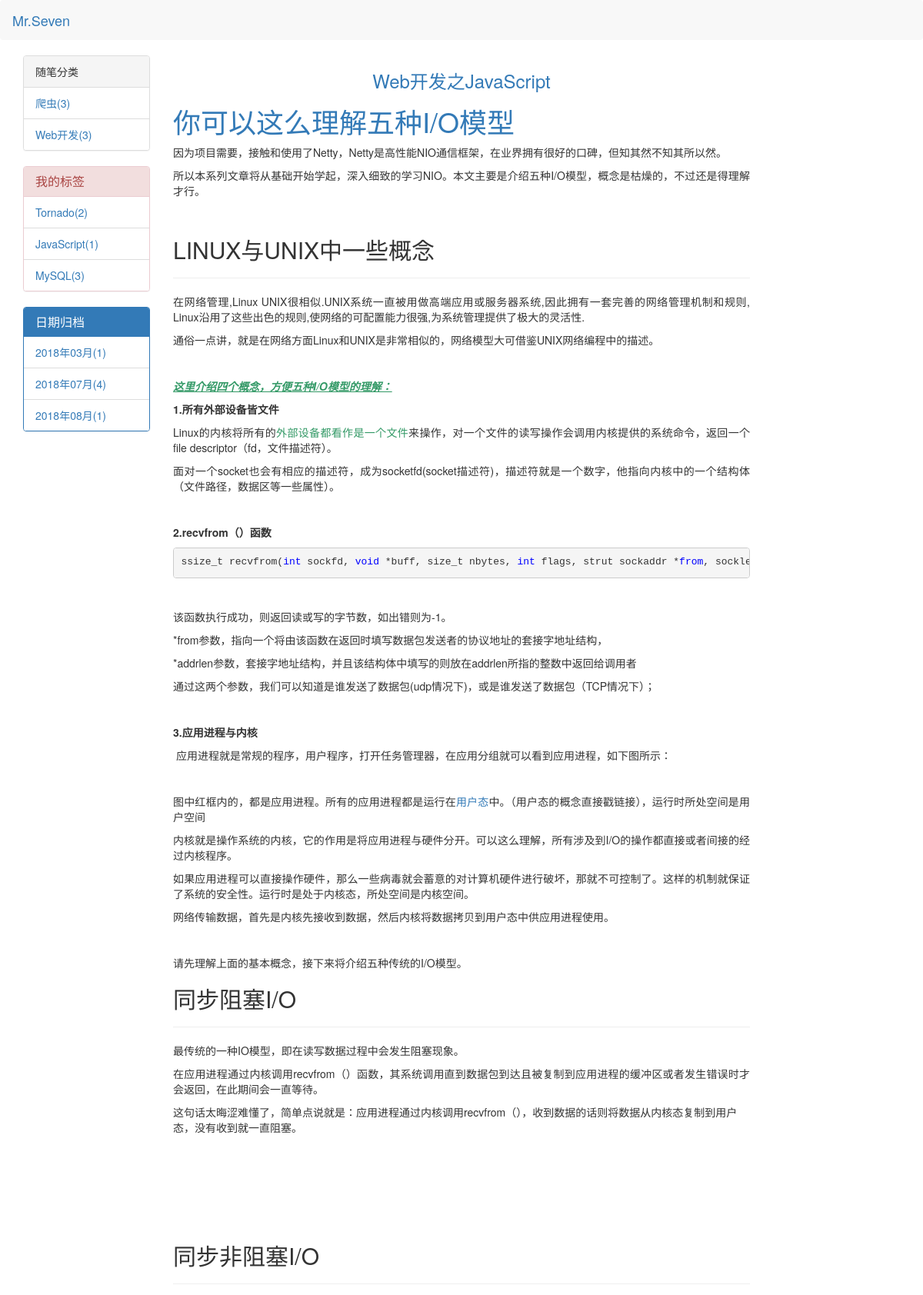
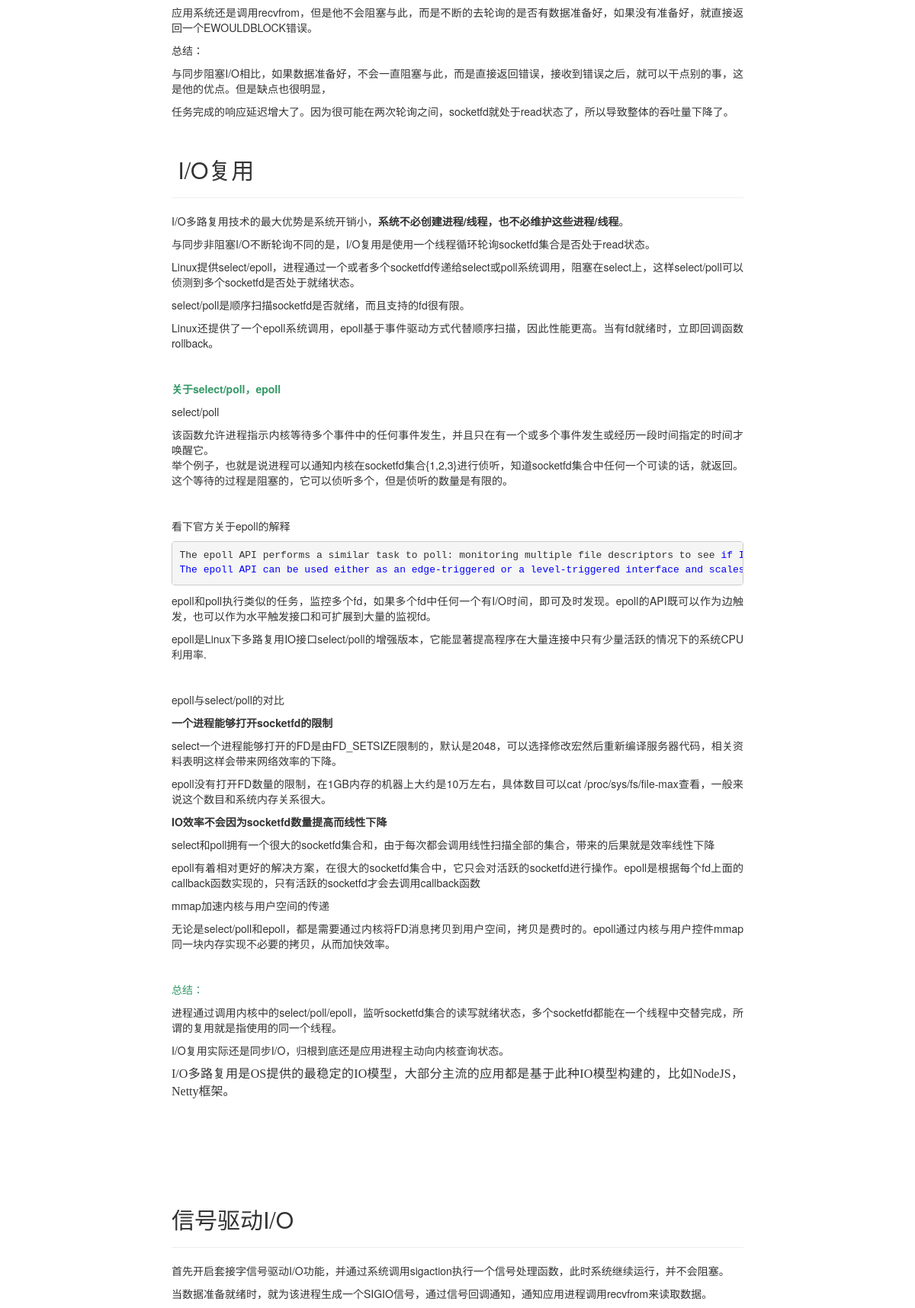
The page /wupeiqi/article/11/ (upper part) on the database its author committed (2 pictures, top to bottom).
### blog/models.py (models this page shows, shortened)
class Blog(models.Model):
	title = models.CharField('个人博客标题', max_length=64)
	site_name = models.CharField('站点名称', max_length=64)
	theme = models.CharField('博客主题', max_length=32)

class Tag(models.Model):
	title = models.CharField('标签名称', max_length=32)
	blog = models.ForeignKey(Blog, on_delete=models.CASCADE, verbose_name='所属博客')

class Article(models.Model):
	title = models.CharField('文章标题', max_length=64)
	description = models.CharField('文章描述', max_length=255)
	create_time = models.DateTimeField(verbose_name='发布时间', auto_now_add=True)
	content = models.TextField('文章内容')
	comment_count = models.IntegerField(default=0)
	up_count = models.IntegerField(default=0)
	down_count = models.IntegerField(default=0)
	user = models.ForeignKey(User, on_delete=models.CASCADE, verbose_name='作者')  # 连续跨表查询 未分类文章? 优化
	category = models.ForeignKey(Category, on_delete=models.CASCADE, null=True)
	tag = models.ManyToManyField(Tag, through='Article2Tag')

### blog/views.py (the view)
# urls.py: path('<username>/article/<article_id>/', views.article_detail, name='article_detail')
def article_detail(request, username, article_id):
	user = User.objects.filter(username=username).first()
	blog = user.blog
	detail_article = Article.objects.filter(user__username=username, pk=article_id).first()
	comments = Comment.objects.filter(article_id=article_id)
	return render(request, 'article_detail.html', locals())

### blog/templatetags/blog_extras.py (called while the page is built)
@register.inclusion_tag('leftside.html')
def get_query_data(username):
	user = User.objects.filter(username=username).first()
	blog = user.blog
	category_articles_qs = Category.objects.filter(blog=blog) \
	    .annotate(count=Count('article__category')).values_list('title', 'count')
	tag_articles_qs = Tag.objects.filter(blog=blog). \
		annotate(count=Count('article__tag')).values_list('title', 'count')
	year_month_archive = Article.objects.filter(user=user) \
		.extra(select={'archive': "strftime('%%Y/%%m', create_time)"}) \
		.values('archive').annotate(count=Count('title')) \
		.values_list('archive', 'count')
	print(tag_articles_qs)
	return {'username': username, 'blog': blog, 'categories': category_articles_qs,
			'tags': tag_articles_qs, 'archive': year_month_archive}

### templates/article_detail.html (shortened to what this page needs)
{% extends 'base.html' %}
{% block content %}
    <h3 class="text-center"><a href="">{{ detail_article.title }}</a></h3>
    <div class="text-justify">{{ detail_article.content|safe }}</div>
{% endblock %}

### templates/base.html (shortened to what this page needs)
<!DOCTYPE html>
<html lang="en">
<head>
    <link rel="stylesheet" href="/static/bootstrap-3.3.7/css/bootstrap.css">
    <link rel="stylesheet" href="/static/css/theme/{{ blog.theme }}">
    <link rel="stylesheet" href="/static/css/article_digg_bury.css">
</head>
<body>
<nav class="navbar">
    <div class="container-fluid">
        <div class="navbar-header">
            <a class="navbar-brand" href="/{{ username }}/">{{ blog.title }}</a>
        </div>
    </div>
</nav>
<div class="container-fluid">
    {% load blog_extras %}
    {% get_query_data username %}
    <div class="col-md-8" style="overflow: hidden">
        {% block content %}
        {% endblock %}
    </div>
</div>
</body>
</html>

### templates/leftside.html
<div class="col-md-2">
    <div class="panel panel-default">
        <div class="panel-heading">随笔分类</div>
        <ul class="list-group">
            {% for category, num_articles in categories %}
                <li class="list-group-item">
                    <a href="{% url 'homesite' username 'category' category %}">{{ category }}({{ num_articles }})</a>
                </li>
            {% endfor %}
        </ul>
    </div>
    <div class="panel panel-danger">
        <div class="panel-heading">
            <h3 class="panel-title">我的标签</h3>
        </div>
        <ul class="list-group">
            {% for tag, num_articles in tags %}
                <li class="list-group-item">
                    <a href="{% url 'homesite' username 'tag' tag %}">{{ tag }}({{ num_articles }})</a></li>
            {% endfor %}
        </ul>
    </div>
    <div class="panel panel-primary">
        <div class="panel-heading">
            <h3 class="panel-title">日期归档</h3>
        </div>
        <ul class="list-group">
            {% for year_month, num in archive %}
                <li class="list-group-item">
                    <a href="{% url 'homesite' username 'archive' year_month %}">{{ year_month|slice:'4' }}年{{ year_month|slice:'5:' }}月({{ num }})</a>
                </li>
            {% endfor %}
        </ul>
    </div>
</div>

### static/css/theme/default.css (style rules this page uses)
nav { background-color: #f8f8f8; border-color: #e7e7e7; }

### rows shown on the page
Blog: title "Mr.Seven"
Tag: title "Tornado", blog "2"
Tag: title "JavaScript", num_articles "1"
Tag: title "MySQL", id "3"
Article: title "Web开发之JavaScript", content "你可以这么理解五种I/O模型 因为项目需要，接触和使用了Netty，Netty是高性能NIO通信框架，在业界拥有很好的口碑，但知其然不知其所以然。 所以本系列文章将从基础开始学起，深入细致的学习NIO。本文主要是介绍五种I/O模型，概念是枯燥的，不过还是得理解才行。 LINUX与UNIX中一些概念 在网络管理,Linux UNIX很相似.UNIX系统一直被用做高端应用或服务器系统,因此拥有一套完善的网络管理机制和规则, Linux沿用了这些出色的规则,使网络的可配置能力很强,为系统管理提供了极大的灵活性. 通俗一点讲，就是在网络方面Linux和UNIX是非常相似的，网络模型大可借鉴UNIX网络编程中的描述。 这里介绍四个概念，方便五种I/O模型的理解： 1.所有外部设备皆文件 Linux的内核将所有的 外部设备都看作是一个文件 来操作，对一个文件的读写操作会调用内核提供的系统命令，返回一个file descriptor（fd，文件描述符）。 面对一个socket也会有相应的描述符，成为socketfd(socket描述符)，描述符就是一个数字，他指向内核中的一个结构体（文件路径，数据区等一些属性）。 2.recvfrom（）函数 ssize_t recvfrom( int sockfd, void *buff, size_t nbytes, int flags, strut sockaddr * from , 该函数执行成功，则返回读或写的字节数，如出错则为-1。 *from参数，指向一个将由该函数在返回时填写数据包发送者的协议地址的套接字地址结构，…"

### other values the page prints
{{ category }} "爬虫" "Web开发"
{{ num_articles }} "3" "3"
{{ year_month|slice:'4' }} "2018" "2018" "2018"
{{ year_month|slice:'5:' }} "03" "07" "08"
{{ num }} "1" "4" "1"
